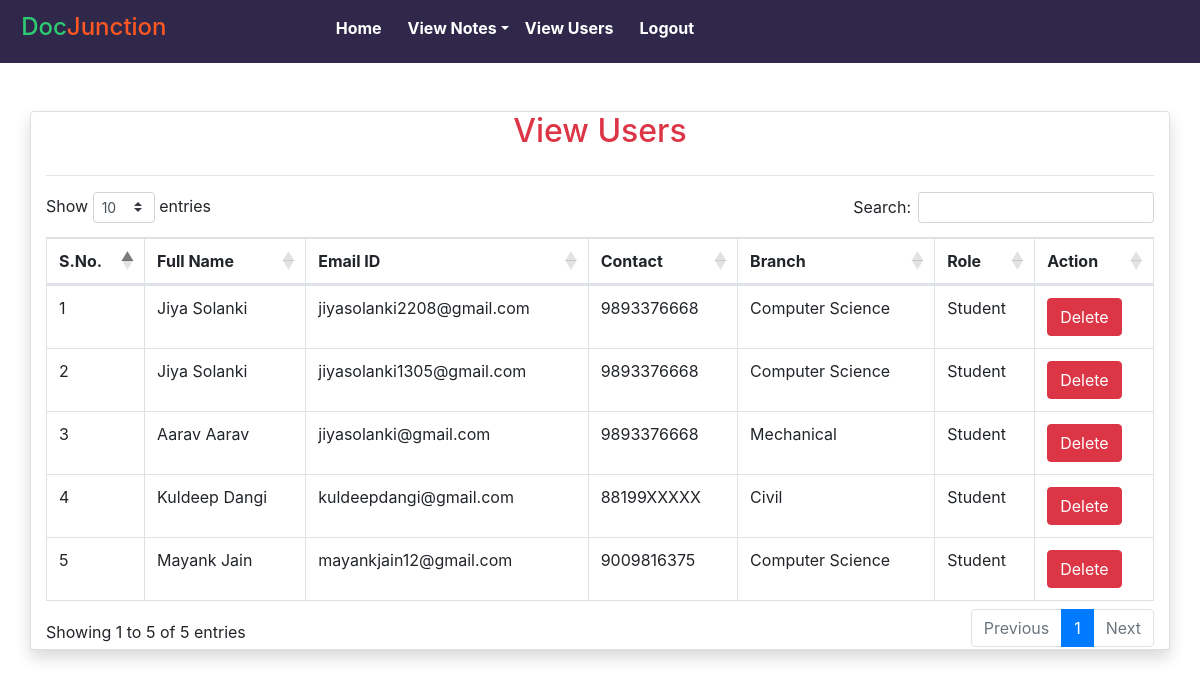
Before: /view_users (signed in) with the older database file.
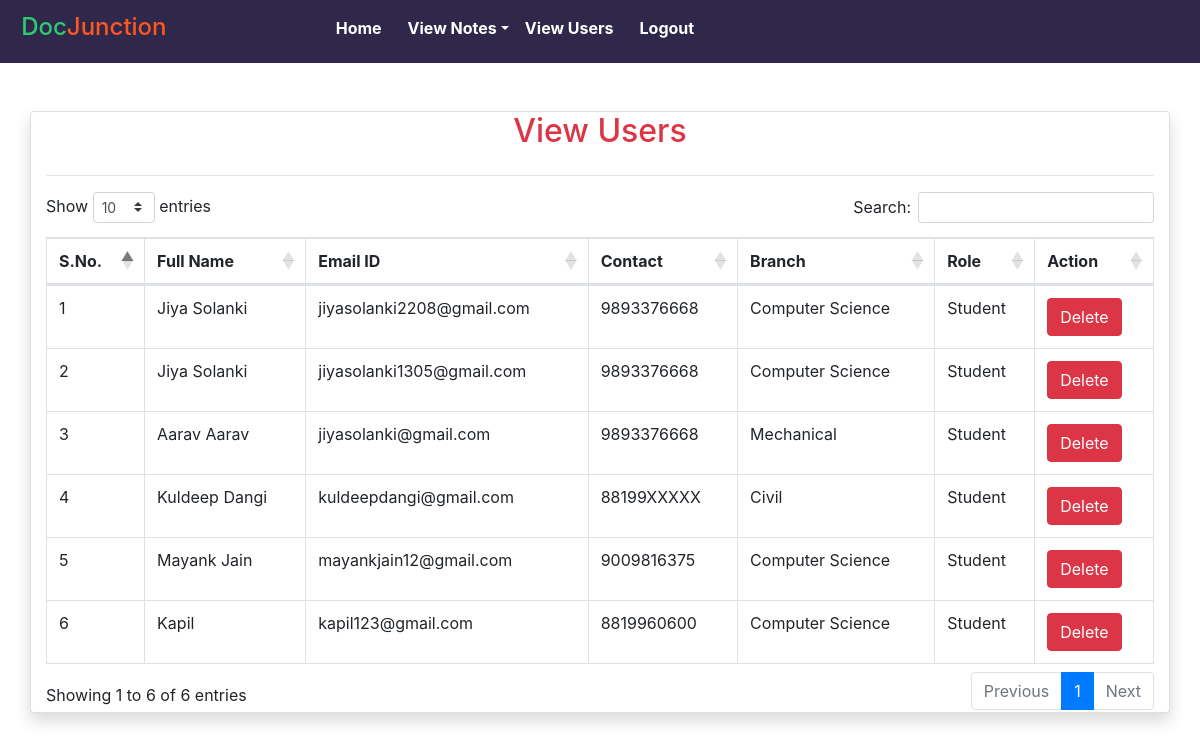
After: the same page with the newer database file.
### notes/models.py (models this page shows, shortened)
class Signup(models.Model):
    user = models.ForeignKey(User,on_delete=models.CASCADE)
    contact = models.CharField(max_length=10,null=True)
    branch = models.CharField(max_length=30)
    role = models.CharField(max_length=15)

### notes/views.py (the view)
# urls.py: path('view_users', view_users, name='view_users'),
def view_users(request):
    if not request.user.is_authenticated:
        return redirect('login_admin')
    users = Signup.objects.all()
    d = {'users': users}
    return render(request,'view_users.html',d)

### notes/templates/view_users.html (shortened to what this page needs)
{% extends 'admin_nav.html'%}
{% load static %}
{% block body %}
<link rel="stylesheet" href="https://cdnjs.cloudflare.com/ajax/libs/twitter-bootstrap/4.5.2/css/bootstrap.css">
<link rel="stylesheet" href="https://cdn.datatables.net/1.11.3/css/dataTables.bootstrap4.min.css">
<div class="container card shadow mt-5">
	<h2 class="text-center text-danger">View Users</h2>
	<hr>
	<table class="table table-bordered" id="example">
		<thead>
			<tr>
				<th>S.No.</th>
				<th>Full Name</th>
				<th>Email ID</th>
				<th>Contact</th>
				<th>Branch</th>
				<th>Role</th>
				<th>Action</th>
			</tr>
		</thead>
		<tbody>
			{% for i in users %}
			<tr>
				<td>{{forloop.counter}}</td>
				<td style="text-transform: capitalize;">{{i.user.first_name}} {{i.user.last_name}}</td>
				<td>{{i.user.username}}</td>
				<td>{{i.contact}}</td>
				<td>{{i.branch}}</td>
				<td>{{i.role}}</td>
				<td><a href="{% url 'delete_users' i.user.id %}" class="btn btn-danger" onclick="return confirm('Do you really want to delete ?')"> Delete </a></td>
			</tr>
			{% endfor %}
		</tbody>
	</table>
</div>
{% endblock %}

### notes/templates/admin_nav.html (shortened to what this page needs)
<html lang="en">
<head>
  {% load static %}
  <link rel="stylesheet" href="https://maxcdn.bootstrapcdn.com/bootstrap/4.3.1/css/bootstrap.min.css">
  <link rel="stylesheet" href="https://use.fontawesome.com/releases/v5.6.3/css/all.css"></head>
  <link rel="stylesheet" href="{% static 'css/mystyle.css' %}">
<body>
<nav class="navbar navbar-expand-sm justify-content-between" style="background-color:  #2F284B">
  <ul class="navbar-nav">
    <h4 style="padding: 1%; margin-right: 30%">
  <span style="color:  #2ECC71">Doc</span><span style="color:  #FF5722">Junction</span>
</h4>
    <li class="navbar-item"><a class="nav-link" href="{% url 'admin_home' %}">Home</a>
    </li>
    <li class="nav-item dropdown">
        <a class="nav-link dropdown-toggle" href="#" data-toggle="dropdown">View Notes</a>
    </li>
    <li class="navbar-item"><a class="nav-link" href="{% url 'view_users' %}">View Users</a></li>
    <li class="navbar-item"><a class="nav-link" href="{% url 'logout' %}">Logout</a></li>
  </ul>
</nav>
</body>
</html>
{% block body %}
{% endblock %}

### notes/static/css/mystyle.css (style rules this page uses)
.nav-link { color: black; }
.navbar-nav { white-space: nowrap; }
.navbar-item { display: inline-block; margin-right: 10px; }
.nav-link { padding: 8px 12px; color: white; font-weight: bold; border-radius: 10px; }
.navbar-item:last-child { margin-right: 0; }

### notes/templates/admin_nav.html (style rules this page uses)
.nav-link { color: black; }

Changed rows visible on the page:
added Signup: user.first_name "Kapil", user.username "kapil123@gmail.com", contact "8819960600", branch "Computer Science", role "Student"
Other visible differences:
text written by a page script: "Show entries Search: Showing 1 to 5 of 5 entries Previous 1 Next" → "Show entries Search: Showing 1 to 6 of 6 entries Previous 1 Next"
